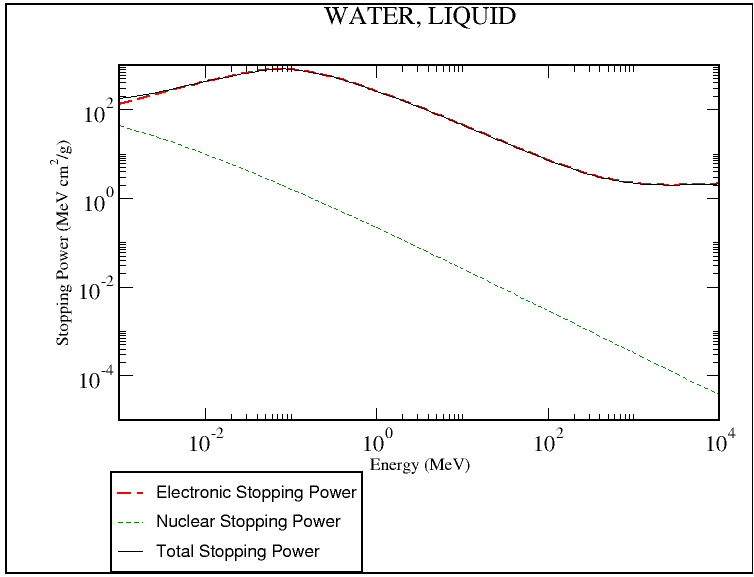
#> input picture stopping power liquid water.png, 754 x 577 px
$ jupyter execute --allow-errors Propre.ipynb
#> lines starting #> are read from the running program, lines starting #| are printed output that depends on the picture
**Question 1**

La cellule ci-dessous permet d'importer les modules nécessaires à l'exécution du code pour la question 1.

[cell 1]
import numpy as np
import matplotlib.pyplot as plt

Notre fonction prend donc en argument la composition du milieu sous forme de liste de tuple. Pour chaque atome différent contenu dans le milieu, une liste contenant le numéro atomique ainsi que la fraction par poid obtenu à l'aide du site web https://physics.nist.gov/cgi-bin/Star/compos.pl?refer=ap&matno=119 doit être ajouté à la liste composition_atomique. Aussi, la masse volumique du milieu doit être donnée en argument. L'argument composition a donc la forme suivante:

*composition_atomique = [(Z_1, frac_by_weight_1), (Z_2, frac_by_weight_2), ...,  (Z_n, frac_by_weight_n)]*

La fonction ci-dessous nous retourne donc le nombre d'électrons par mètre cube selon le milieu d'intérêt.

[cell 2]
def densité_électronique(composition_atomique, masse_volumique):
#> called with masse_volumique = 997
    nbr_électrons_volumique = 0
    avogadro = 6.022e23
    masse_atomique = {1: 0.001007975, 6: 0.0120106, 7: 0.014006855, 8: 0.0159940, 12: 0.0243055, 15: 0.03097396200, 16: 0.0320675, 20: 0.040078}
    for x in composition_atomique:
        nbr_électrons_volumique += masse_volumique * x[1] * avogadro * x[0] / masse_atomique[x[0]]
    return nbr_électrons_volumique

Ci-dessous, nous allons calculer la densité électronique de l'eau liquide. En effet, sachant que la densité de l'eau liquide est de 1 g/cm^3 et que la fraction du poids relié à l'hydrogène (Z=1) est de 0,111894 et celle relié à l'oxygène (Z=8) est de 0,888106, nous pouvons calculer la densité électronique de l'eau liquide à l'aide de la fonction _densité_électronique_ en lui donnant en argument les données précédentes.

[cell 3]
eau = [(1, 0.111894), (8, 0.888106)]
rho_eau = 997
densité_électronique_eau = densité_électronique(eau, rho_eau)
print('''La densité électronique de l'eau est de '''+str(densité_électronique_eau)+''' électrons par m^3''')

Et nous répétons ensuite le processus avec l'os solide en donnant en argument à la fonction *densité_électronique* les tuples de la composition atomique du milieu ainsi que la masse volumique du milieu.

[cell 4]
os = [(1,0.063984), (6,0.278000), (7,0.027000), (8,0.410016), (12,0.002), (15,0.07), (16,0.002), (20,0.147)]
rho_os = 1850
densité_électronique_os = densité_électronique(os, rho_os)
print('''La densité électronique d'un os solide est de '''+str(densité_électronique_os)+''' électrons par m^3''')

Voici ci-dessous, les énergies moyenne d'excitation de nos deux milieux en eV obtenues encore une fois sur le site web suivant: https://physics.nist.gov/cgi-bin/Star/compos.pl?refer=ap&matno=119

[cell 5]
Énergie_moyenne_excitation_eau = 75*1.602e-19
Énergie_moyenne_excitation_os = 91.9*1.602e-19
print('''L'énergie moyenne d'excitation de l'eau liquide est de 75eV ou '''+str(Énergie_moyenne_excitation_eau)+'J')
print('''L'énergie moyenne d'excitation de l'os solide est de 91.9eV ou '''+str(Énergie_moyenne_excitation_os)+'J')

Grâce à toutes ces données, il nous est maintenant possible de calculer le pouvoir d'arrêt collisionnel en fonction de l'énergie initial du proton pour nos deux milieux. On calcul donc $S_{col}$ pour les deux milieux en simplifiant la notation de la manière suivante (définitions provenant du document de l'énoncé de ce travail):

\begin{gather*}
    S_{col}(T)=2\pi r_e^2m_ec^2n_e\frac{1}{\beta^2}\left[\ln(\frac{2m_ec^2\beta^2\gamma^2T_e^{max}}{I^2})-2\beta^2\right]
\end{gather*}

\begin{align*}
    T_e^{max}=&\frac{a(\gamma^2-1)}{b+\delta\gamma} & a=&2m_ec^2 & b=&1+(\frac{m_e}{m_p})^2 & \delta=&2\frac{m_e}{m_p}
\end{align*}

Il est aussi important de noter que toute les unités utilisées pour calculer les valeurs de $S_{col}$ sont en unités S.I ce qui nous retourne un pouvoir d'arrêt collisionnel en joules par mètre. Le calcul des valeurs de $S{col}$ se fait donc à partir d'un *array* numpy contenant les énergies initiales des protons (entre 3 et 250 MeV pour la protonthérapie). La cellule de code ci-dessous permet également de tracer les courbes du pouvoir d'arrêt collisionnel de ces protons en fonction de leur énergie initial dans les deux milieux d'intérêt.

[cell 6]
T = np.linspace(3,250,1000)
T = T*1.602e-13
T_i = 150*1.602e-13
r_e = 2.8179e-15
m_e = 9.1094e-31
c = 3e8
m_p = 1.6726e-27
gamma = T/(m_p*c**2) + 1
Beta = np.sqrt((gamma**2-1)/gamma**2)
a = 2*m_e*c**2
b = 1 + (m_e/m_p)**2
delta = 2*m_e/m_p
T_emax = (a*(gamma**2-1))/(b+(delta*gamma))
S_col_eau = 2 * np.pi * (r_e ** 2)* m_e * (c ** 2) * (densité_électronique_eau) * (1/Beta**2) * (np.log((2*m_e*(c**2)*(Beta**2)*(gamma**2)*T_emax)/((Énergie_moyenne_excitation_eau)**2))-2*(Beta**2))
S_col_os = 2 * np.pi * (r_e ** 2)* m_e * (c ** 2) * (densité_électronique_os) * (1/Beta**2) * (np.log((2*m_e*(c**2)*(Beta**2)*(gamma**2)*T_emax)/((Énergie_moyenne_excitation_os)**2))-2*(Beta**2))
plt.plot(T, S_col_eau)
plt.xscale('log')
plt.xlabel('Énergie T (log) [J]')
plt.ylabel('''Pouvoir d'arrêt collisionel de l'eau liquide [J/m]''')
plt.show()
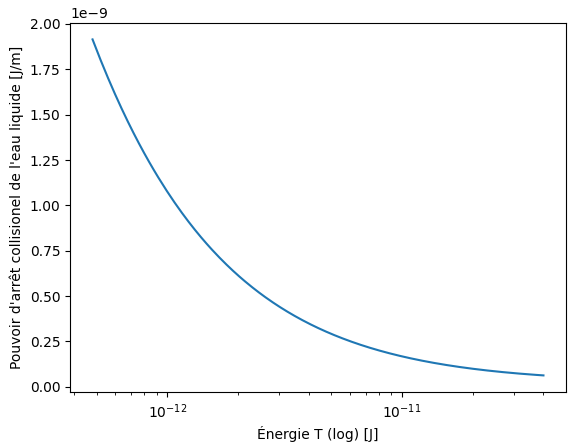
#> figure drawn by matplotlib, 1 panel; curve peaks at x = 4.81e-13, y = 1.91e-09
plt.plot(T, S_col_os)
plt.xscale('log')
plt.xlabel('Énergie T (log) [J]')
plt.ylabel('''Pouvoir d'arrêt collisionel de l'os compact [J/m]''')
plt.show()
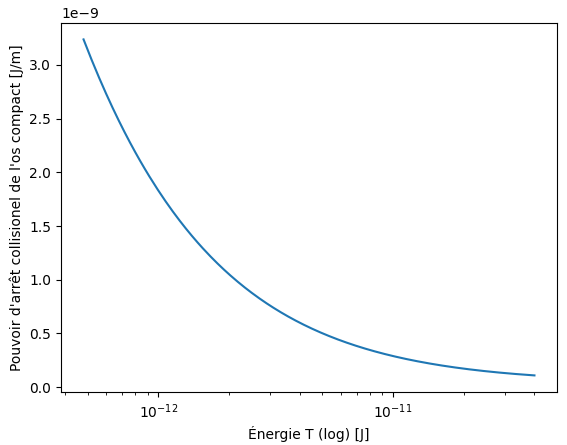
#> figure drawn by matplotlib, 1 panel; curve peaks at x = 4.81e-13, y = 3.24e-09

**Question 2**

La cellule ci-dessous permet d'importer les modules nécessaires à l'exécution du code pour la question 2.

[cell 7]
import matplotlib.image as mpimg

En exécutant la cellule de code ci-dessous, on peut observer le pouvoir d'arrêt total, le pouvoir d'arrêt électronique (perte énergétique par Bremsstahlung) et le pouvoir d'arrêt nucléaire (intéraction avec les noyaux atomiques) d'un proton se propageant dans les deux milieux d'intérêts.

[cell 8]
img_eau = mpimg.imread('stopping power liquid water.png')
#> img_eau is the input picture: shape (577, 754, 4) float32; mean R, G, B, A 0.962, 0.962, 0.961, 1
img_os = mpimg.imread('stopping power os.png')
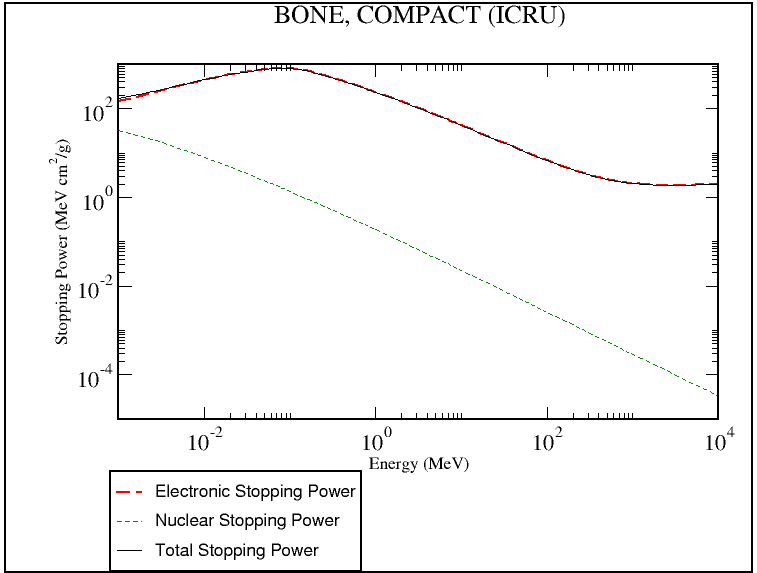
#> input picture stopping power os.png, 757 x 573 px
#> img_os is the input picture: shape (573, 757, 4) float32; mean R, G, B, A 0.96, 0.959, 0.959, 1
impglot2 = plt.imshow(img_os)
plt.show()
imgplot1 = plt.imshow(img_eau)
plt.show()

On remarque donc que le pouvoir d'arrêt électronique est pratiquement égal au pouvoir d'arrêt total tandisque que le pouvoir d'arrêt nucléaire est tout à fait négligeable entre des énergies de 3 MeV et 250 MeV. En exécutant la cellule de code ci-dessous, on peut donc voir les différentes courbes de pouvoir d'arrêt de l'eau liquide comme celle fournies plus haut mais affichant seulement les énergies entre 3 MeV et 250 MeV.

#> (a cell that did not finish here is left out)

On peut également justifier la considération seule des intéractions du proton avec les électrons en calculant le pourcentage d'écart moyen du pouvoir d'arrêt électronique et nucléaire par rapport au pouvoir d'arrêt total. En exécutant la cellule ci-dessous on obtient ce pourcentage d'écart moyen pour l'eau.

[cell 10]
pourc_écart_electronique = []
pourc_écart_nuclear = []
#> (the rest of this cell did not finish here and is left out)

**Question 3**

On intègre l'inverse du pouvoir d'arrêt pour déterminer la portée car plus le pouvoir d'arrêt est élevé pour une même énergie initiale, moins le proton pourra parcourir de distance. La portée et le pouvoir d'arrêt sont donc inversement proportionnel.

**Question 4**

Nous savons que le pouvoir d'arrêt est donné par la formule suivante:
\begin{gather*}
    S_{col}(T)=2\pi r_e^2m_ec^2n_e\frac{1}{\beta^2}\left[\ln(\frac{2m_ec^2\beta^2\gamma^2T_e^{max}}{I^2})-2\beta^2\right]
\end{gather*}
Ayant les définitions suivantes dans l'énoncer:
\begin{align*}
    T_e^{max}=&\frac{a(\gamma^2-1)}{b+\delta\gamma} & a=&2m_ec^2 & b=&1+(\frac{m_e}{m_p})^2\\
    \delta=&2\frac{m_e}{m_p} & U=&2\pi r_e^2m_ec^2n_e & k=&\frac{a^2}{I^2},\\
\end{align*}
nous pouvons les utiliser afin de réduire l'expression du pouvoir d'arrêt. Nous avons donc:
\begin{gather*}
    S_{col}(T)=\frac{U}{\beta^2}\left[\ln(\frac{a^2\beta^2\gamma^2(\gamma^2-1)}{I^2(b+\delta\gamma)})-2\beta^2\right]\\
    S_{col}(T)=\frac{U}{\beta^2}\left[\ln(\frac{k\beta^2\gamma^2(\gamma^2-1)}{b+\delta\gamma})-2\beta^2\right]\\
\end{gather*}
Nous avons également l'expression suivante mettant en relation $\gamma$ et $\beta$, ce qui nous permettra d'avoir $S_{col}$ seulement en fonction de $\gamma$:
\begin{gather*}
    \gamma^2\beta^2=(\gamma^2-1)\implies \beta^2=\frac{\gamma^2-1}{\gamma^2}
\end{gather*}
En substituant cette relation dans $S_{col}$, on obtient:
\begin{gather*}
    S_{col}(T)=\frac{U\gamma^2}{\gamma^2-1}\left[\ln(\frac{k\gamma^2(\gamma^2-1)^2}{\gamma^2(b+\delta\gamma)})-\frac{2(\gamma^2-1)}{\gamma^2}\right]\\
    S_{col}(T)=\frac{U\gamma^2}{\gamma^2-1}\left[\ln(\frac{k(\gamma^2-1)^2}{b+\delta\gamma})-\frac{2(\gamma^2-1)}{\gamma^2}\right]\\
    S_{col}(T)=\frac{U\gamma^2}{\gamma^2-1}\ln\left(\frac{k(\gamma^2-1)^2}{b+\delta\gamma}\right)-2U\\
\end{gather*}

Il faut donc intégrer l'inverse de cette expression en fonction de $T$ pour obtenir la portée des protons. Considérant que la variable $T$ se cache dans l'expression de $\gamma$ on peut affirmer que l'inverse de cette expression n'est pas intégrable de manière analytique. Une méthode approximative d'intégration numérique est donc nécessaire pour évaluer cette intégrale.

**Question 5**

La cellule ci-dessous permet d'importer les modules nécessaires à l'exécution du code de la question 5.

[cell 11]
import time

Les fonctions *f_eau* et *f_os* dans la cellule de code ci-dessous prennent en argument l'énergie initiale du proton et retourne la fonction à intégrer pour obtenir la portée dans les deux milieux soit:

$$\frac{\rho}{S_{col}}$$

[cell 12]
def f_eau(T):
    gamma = T/(m_p*c**2) + 1
    Beta = np.sqrt((gamma**2-1)/gamma**2)
    a = 2*m_e*c**2
    b = 1 + (m_e/m_p)**2
    delta = 2*m_e/m_p
    T_emax = (a*(gamma**2-1))/(b+(delta*gamma))
    S_col_eau = 2 * np.pi * (r_e ** 2)* m_e * (c ** 2) * (densité_électronique_eau) * (1/Beta**2) * (np.log((2*m_e*(c**2)*(Beta**2)*(gamma**2)*T_emax)/((Énergie_moyenne_excitation_eau)**2))-2*(Beta**2))
    return rho_eau/S_col_eau
def f_os(T):
    gamma = T/(m_p*c**2) + 1
    Beta = np.sqrt((gamma**2-1)/gamma**2)
    a = 2*m_e*c**2
    b = 1 + (m_e/m_p)**2
    delta = 2*m_e/m_p
    T_emax = (a*(gamma**2-1))/(b+(delta*gamma))
    S_col_os = 2 * np.pi * (r_e ** 2)* m_e * (c ** 2) * (densité_électronique_os) * (1/Beta**2) * (np.log((2*m_e*(c**2)*(Beta**2)*(gamma**2)*T_emax)/((Énergie_moyenne_excitation_os)**2))-2*(Beta**2))
    return rho_os/S_col_os

Et les fonctions *trap_eau* et *trap_os* dans la cellule de code ci-dessous servent à évaluer l'approximation de l'intégrale qui fournit la portée:
$$R_{CSDA}=\int_0^{T_i}\frac{\rho}{S_{col}}dT^{'}$$

avec la méthode des trapèzes. Ces fonction prennent donc en argument les nombre de tranches (trapèzes) que l'on veut utiliser pour évaluer l'intégrale et elles retournent la portée en $[Kg/m^2]$ du proton de (150MeV dans la situation de l'énoncé) dans le milieu d'intérêt.

[cell 13]
T_i = 150*1.602e-13
def trap_eau(N):
    a = 3*1.602e-13
    b = T_i
    h = (b-a)/N
    s = 0.5*f_eau(a) + 0.5*f_eau(b)
    for k in range(1,N):
        s += f_eau(a+k*h)
    return (h*s)
def trap_os(N):
    a = 3*1.602e-13
    b = T_i
    h = (b-a)/N
    s = 0.5*f_os(a) + 0.5*f_os(b)
    for k in range(1,N):
        s += f_os(a+k*h)
    return (h*s)

La cellule ci-dessous quant à elle, contient les fonction *romberg_eau* et *romberg_os* qui permettent d'évaluer l'intégrale de la portée du proton dans les milieux d'intérêts avec la méthode de Romberg. Ces fonctions prennent en argument les dimensions de la matrice de Romberg, dont les premiers éléments de chaque rangée sont l'estimation de l'intégrale avec la méthode des trapèzes pour un nombre de tranches étant une puissance de 2 égale à l'indice de la rangée, et retournent cette même matrice de Romberg. La valeur la plus précise pour chaque matrice de Romberg calculée se trouve à être la dernière valeur de la dernière rangé.

[cell 14]
def romberg_eau(t):
#> called with t = 4
    R = np.zeros((t, t))
    for x in range(0, t):
        R[x, 0] = trap_eau(2**x)
        for j in range(0, x):
            R[x, j+1] = R[x, j] + (1/((4**(j+1))-1)) * (R[x,j]-R[x-1,j])
    return R

def romberg_os(t):
    R = np.zeros((t, t))
    for x in range(0, t):
        R[x, 0] = trap_os(2**x)
        for j in range(0, x):
            R[x, j+1] = R[x, j] + (1/((4**(j+1))-1)) * (R[x,j]-R[x-1,j])
    return R

Il peut donc être intéressant de comparer les résultats obtenues avec les deux méthodes d'intégration numérique pour un même nombre de tranche. Dans notre cas nous comparerons les résultats avec 8 tranches ($2^3$).

[cell 15]
print('''La valeur de la portée d'un proton dans l'eau liquide calculée avec la méthode de Romberg avec 8 tranches est de '''+str(romberg_eau(4)[-1][-1])+'''[Kg/m^2].''')
print('''La valeur de la portée d'un proton dans l'eau liquide calculée avec la méthode des trapèzes avec 8 tranches est de '''+str(trap_eau(8))+'''[Kg/m^2].''')
